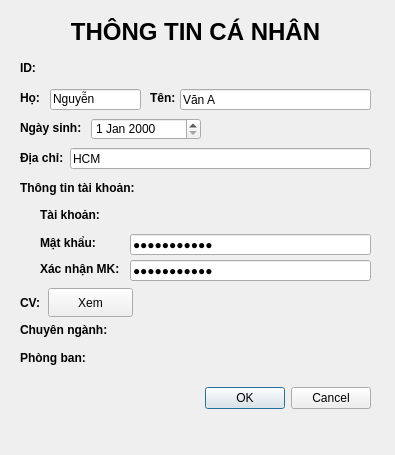
<?xml version="1.0" encoding="UTF-8"?>
<ui version="4.0">
 <class>Dialog</class>
 <widget class="QDialog" name="Dialog">
  <property name="geometry">
   <rect>
    <x>0</x>
    <y>0</y>
    <width>395</width>
    <height>455</height>
   </rect>
  </property>
  <property name="windowTitle">
   <string>Dialog</string>
  </property>
  <widget class="QDialogButtonBox" name="diaBtnYesNo">
   <property name="geometry">
    <rect>
     <x>30</x>
     <y>382</y>
     <width>341</width>
     <height>32</height>
    </rect>
   </property>
   <property name="orientation">
    <enum>Qt::Horizontal</enum>
   </property>
   <property name="standardButtons">
    <set>QDialogButtonBox::Cancel|QDialogButtonBox::Ok</set>
   </property>
  </widget>
  <widget class="QLabel" name="label">
   <property name="geometry">
    <rect>
     <x>0</x>
     <y>17</y>
     <width>391</width>
     <height>31</height>
    </rect>
   </property>
   <property name="text">
    <string>&lt;html&gt;&lt;head/&gt;&lt;body&gt;&lt;p align=&quot;center&quot;&gt;&lt;span style=&quot; font-size:18pt; font-weight:700;&quot;&gt;THÔNG TIN CÁ NHÂN&lt;/span&gt;&lt;/p&gt;&lt;/body&gt;&lt;/html&gt;</string>
   </property>
  </widget>
  <widget class="QLabel" name="label_2">
   <property name="geometry">
    <rect>
     <x>20</x>
     <y>60</y>
     <width>21</width>
     <height>16</height>
    </rect>
   </property>
   <property name="font">
    <font>
     <bold>true</bold>
    </font>
   </property>
   <property name="text">
    <string>ID:</string>
   </property>
  </widget>
  <widget class="QLabel" name="lblIdEmp">
   <property name="geometry">
    <rect>
     <x>50</x>
     <y>60</y>
     <width>91</width>
     <height>16</height>
    </rect>
   </property>
   <property name="text">
    <string/>
   </property>
  </widget>
  <widget class="QLabel" name="label_4">
   <property name="geometry">
    <rect>
     <x>20</x>
     <y>90</y>
     <width>31</width>
     <height>16</height>
    </rect>
   </property>
   <property name="font">
    <font>
     <bold>true</bold>
    </font>
   </property>
   <property name="text">
    <string>Họ:</string>
   </property>
  </widget>
  <widget class="QLineEdit" name="ledtFirstName">
   <property name="geometry">
    <rect>
     <x>50</x>
     <y>89</y>
     <width>91</width>
     <height>21</height>
    </rect>
   </property>
   <property name="text">
    <string>Nguyễn</string>
   </property>
  </widget>
  <widget class="QLabel" name="label_5">
   <property name="geometry">
    <rect>
     <x>150</x>
     <y>90</y>
     <width>31</width>
     <height>16</height>
    </rect>
   </property>
   <property name="font">
    <font>
     <bold>true</bold>
    </font>
   </property>
   <property name="text">
    <string>Tên:</string>
   </property>
  </widget>
  <widget class="QLineEdit" name="ledtLastName">
   <property name="geometry">
    <rect>
     <x>180</x>
     <y>89</y>
     <width>191</width>
     <height>21</height>
    </rect>
   </property>
   <property name="text">
    <string>Văn A</string>
   </property>
  </widget>
  <widget class="QLabel" name="label_6">
   <property name="geometry">
    <rect>
     <x>20</x>
     <y>120</y>
     <width>71</width>
     <height>16</height>
    </rect>
   </property>
   <property name="font">
    <font>
     <bold>true</bold>
    </font>
   </property>
   <property name="text">
    <string>Ngày sinh:</string>
   </property>
  </widget>
  <widget class="QDateEdit" name="dedtBirthDay">
   <property name="geometry">
    <rect>
     <x>91</x>
     <y>118</y>
     <width>110</width>
     <height>22</height>
    </rect>
   </property>
  </widget>
  <widget class="QLabel" name="label_7">
   <property name="geometry">
    <rect>
     <x>20</x>
     <y>150</y>
     <width>58</width>
     <height>16</height>
    </rect>
   </property>
   <property name="font">
    <font>
     <bold>true</bold>
    </font>
   </property>
   <property name="text">
    <string>Địa chỉ:</string>
   </property>
  </widget>
  <widget class="QLineEdit" name="ledtAddress">
   <property name="geometry">
    <rect>
     <x>70</x>
     <y>148</y>
     <width>301</width>
     <height>21</height>
    </rect>
   </property>
   <property name="text">
    <string>HCM</string>
   </property>
  </widget>
  <widget class="QLabel" name="label_8">
   <property name="geometry">
    <rect>
     <x>20</x>
     <y>180</y>
     <width>121</width>
     <height>16</height>
    </rect>
   </property>
   <property name="font">
    <font>
     <bold>true</bold>
    </font>
   </property>
   <property name="text">
    <string>Thông tin tài khoản:</string>
   </property>
  </widget>
  <widget class="QLineEdit" name="ledtPassword">
   <property name="geometry">
    <rect>
     <x>130</x>
     <y>234</y>
     <width>241</width>
     <height>21</height>
    </rect>
   </property>
   <property name="text">
    <string>sfsdfdsfdsf</string>
   </property>
   <property name="echoMode">
    <enum>QLineEdit::Password</enum>
   </property>
  </widget>
  <widget class="QLabel" name="label_9">
   <property name="geometry">
    <rect>
     <x>40</x>
     <y>235</y>
     <width>71</width>
     <height>16</height>
    </rect>
   </property>
   <property name="font">
    <font>
     <bold>true</bold>
    </font>
   </property>
   <property name="text">
    <string>Mật khẩu:</string>
   </property>
  </widget>
  <widget class="QLabel" name="lblAccountName">
   <property name="geometry">
    <rect>
     <x>110</x>
     <y>207</y>
     <width>111</width>
     <height>20</height>
    </rect>
   </property>
   <property name="text">
    <string/>
   </property>
  </widget>
  <widget class="QLabel" name="label_11">
   <property name="geometry">
    <rect>
     <x>40</x>
     <y>207</y>
     <width>71</width>
     <height>16</height>
    </rect>
   </property>
   <property name="font">
    <font>
     <bold>true</bold>
    </font>
   </property>
   <property name="text">
    <string>Tài khoản:</string>
   </property>
  </widget>
  <widget class="QLabel" name="label_12">
   <property name="geometry">
    <rect>
     <x>20</x>
     <y>295</y>
     <width>31</width>
     <height>16</height>
    </rect>
   </property>
   <property name="font">
    <font>
     <bold>true</bold>
    </font>
   </property>
   <property name="text">
    <string>CV:</string>
   </property>
  </widget>
  <widget class="QPushButton" name="btnCV">
   <property name="geometry">
    <rect>
     <x>48</x>
     <y>288</y>
     <width>85</width>
     <height>29</height>
    </rect>
   </property>
   <property name="text">
    <string>Xem</string>
   </property>
  </widget>
  <widget class="QLabel" name="label_13">
   <property name="geometry">
    <rect>
     <x>20</x>
     <y>322</y>
     <width>91</width>
     <height>16</height>
    </rect>
   </property>
   <property name="font">
    <font>
     <bold>true</bold>
    </font>
   </property>
   <property name="text">
    <string>Chuyên ngành:</string>
   </property>
  </widget>
  <widget class="QLabel" name="lblMajor">
   <property name="geometry">
    <rect>
     <x>120</x>
     <y>322</y>
     <width>101</width>
     <height>16</height>
    </rect>
   </property>
   <property name="font">
    <font>
     <bold>false</bold>
    </font>
   </property>
   <property name="text">
    <string/>
   </property>
  </widget>
  <widget class="QLabel" name="label_15">
   <property name="geometry">
    <rect>
     <x>20</x>
     <y>350</y>
     <width>71</width>
     <height>16</height>
    </rect>
   </property>
   <property name="font">
    <font>
     <bold>true</bold>
    </font>
   </property>
   <property name="text">
    <string>Phòng ban:</string>
   </property>
  </widget>
  <widget class="QLabel" name="lblDepartment">
   <property name="geometry">
    <rect>
     <x>99</x>
     <y>350</y>
     <width>81</width>
     <height>16</height>
    </rect>
   </property>
   <property name="text">
    <string/>
   </property>
  </widget>
  <widget class="QLabel" name="label_17">
   <property name="geometry">
    <rect>
     <x>40</x>
     <y>261</y>
     <width>81</width>
     <height>16</height>
    </rect>
   </property>
   <property name="font">
    <font>
     <bold>true</bold>
    </font>
   </property>
   <property name="text">
    <string>Xác nhận MK:</string>
   </property>
  </widget>
  <widget class="QLineEdit" name="ledtConfirmPass">
   <property name="geometry">
    <rect>
     <x>130</x>
     <y>260</y>
     <width>241</width>
     <height>21</height>
    </rect>
   </property>
   <property name="text">
    <string>sfsdfdsfdsf</string>
   </property>
   <property name="echoMode">
    <enum>QLineEdit::Password</enum>
   </property>
  </widget>
 </widget>
 <resources/>
 <connections>
  <connection>
   <sender>diaBtnYesNo</sender>
   <signal>accepted()</signal>
   <receiver>Dialog</receiver>
   <slot>accept()</slot>
   <hints>
    <hint type="sourcelabel">
     <x>248</x>
     <y>254</y>
    </hint>
    <hint type="destinationlabel">
     <x>157</x>
     <y>274</y>
    </hint>
   </hints>
  </connection>
  <connection>
   <sender>diaBtnYesNo</sender>
   <signal>rejected()</signal>
   <receiver>Dialog</receiver>
   <slot>reject()</slot>
   <hints>
    <hint type="sourcelabel">
     <x>316</x>
     <y>260</y>
    </hint>
    <hint type="destinationlabel">
     <x>286</x>
     <y>274</y>
    </hint>
   </hints>
  </connection>
 </connections>
</ui>
